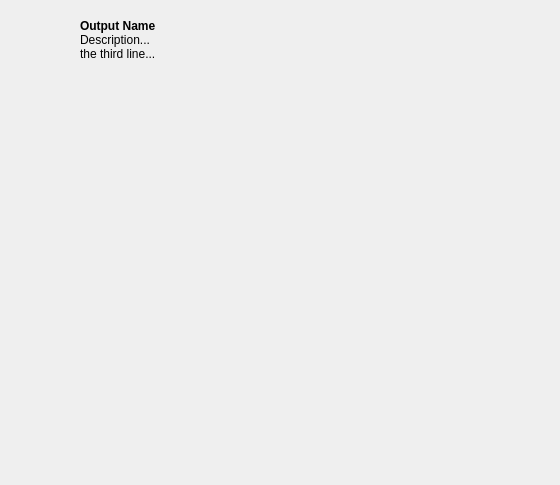
<?xml version="1.0" encoding="UTF-8"?>
<ui version="4.0">
 <class>publish_form</class>
 <widget class="QWidget" name="publish_form">
  <property name="geometry">
   <rect>
    <x>0</x>
    <y>0</y>
    <width>560</width>
    <height>485</height>
   </rect>
  </property>
  <property name="windowTitle">
   <string>Form</string>
  </property>
  <property name="autoFillBackground">
   <bool>false</bool>
  </property>
  <layout class="QVBoxLayout" name="verticalLayout_2">
   <property name="spacing">
    <number>0</number>
   </property>
   <property name="margin">
    <number>0</number>
   </property>
   <item>
    <layout class="QVBoxLayout" name="verticalLayout" stretch="0,0">
     <property name="spacing">
      <number>0</number>
     </property>
     <item>
      <layout class="QHBoxLayout" name="horizontalLayout_2">
       <item>
        <widget class="QLabel" name="primary_icon_label_2">
         <property name="minimumSize">
          <size>
           <width>80</width>
           <height>80</height>
          </size>
         </property>
         <property name="maximumSize">
          <size>
           <width>80</width>
           <height>80</height>
          </size>
         </property>
         <property name="baseSize">
          <size>
           <width>32</width>
           <height>32</height>
          </size>
         </property>
         <property name="text">
          <string/>
         </property>
         <property name="pixmap">
          <pixmap resource="resources.qrc">:/res/default_header.png</pixmap>
         </property>
         <property name="scaledContents">
          <bool>false</bool>
         </property>
         <property name="alignment">
          <set>Qt::AlignCenter</set>
         </property>
        </widget>
       </item>
       <item>
        <widget class="QLabel" name="primary_details_label_2">
         <property name="text">
          <string>&lt;b&gt;Output Name&lt;/b&gt;&lt;br&gt;Description...&lt;br&gt;the third line...</string>
         </property>
         <property name="alignment">
          <set>Qt::AlignLeading|Qt::AlignLeft|Qt::AlignVCenter</set>
         </property>
         <property name="margin">
          <number>1</number>
         </property>
        </widget>
       </item>
      </layout>
     </item>
     <item>
      <widget class="QStackedWidget" name="main_widget_area">
       <widget class="QWidget" name="page"/>
       <widget class="QWidget" name="page_2"/>
      </widget>
     </item>
    </layout>
   </item>
  </layout>
 </widget>
 <resources>
  <include location="resources.qrc"/>
  <include location="../../../Users/Alan_Dann/dev/shotgun/tk-multi-publish/resources/resources.qrc"/>
 </resources>
 <connections/>
 <slots>
  <slot>do_publish()</slot>
  <slot>do_cancel()</slot>
 </slots>
</ui>
